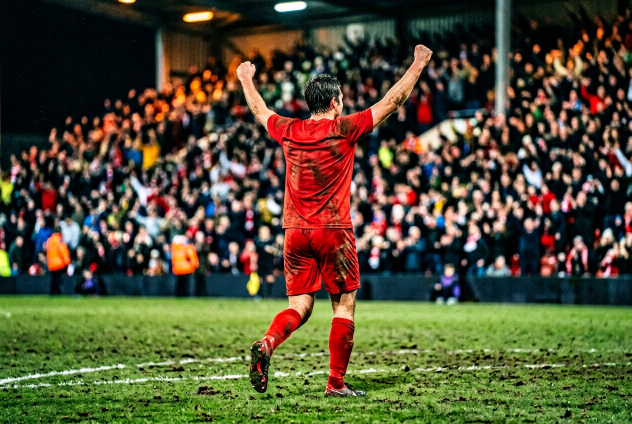
#> input picture assets/samples/football_night.jpg, 1264 x 848 px (shown at 1/2 size); its folder holds only this picture in this run
$ python -i faces.py   (imports and definitions only)   (older library calls are emulated)
#> lines starting #> are read from the running program, lines starting #| are printed output that depends on the picture
### src/kestrel/color.py
"""Colour science used across Kestrel.

Design rules
------------
* All rendering maths happens in linear light, in the working space declared by
  the image (sRGB primaries assumed for display data; RAW decoding supplies
  camera-native linear data which is converted to sRGB primaries up front).
* Lightroom-facing numbers are expressed in Lightroom's own slider units so that a
  generated edit can be written back as *native, editable develop settings*.
* Nothing here is a "look" LUT — every transform is parameterised and explainable.
"""
from __future__ import annotations

import math
from typing import Iterable, List, Sequence, Tuple

import numpy as np

# ---------------------------------------------------------------------------- primaries
SRGB_TO_XYZ = np.array([[0.4124564, 0.3575761, 0.1804375],
                        [0.2126729, 0.7151522, 0.0721750],
                        [0.0193339, 0.1191920, 0.9503041]], dtype=np.float64)
XYZ_TO_SRGB = np.linalg.inv(SRGB_TO_XYZ)
_S2X32 = SRGB_TO_XYZ.astype(np.float32)
_X2S32 = XYZ_TO_SRGB.astype(np.float32)
D65_XY = (0.3127, 0.3290)
D65_WHITE = np.array([0.95047, 1.0, 1.08883])

BRADFORD = np.array([[0.8951, 0.2664, -0.1614],
                     [-0.7502, 1.7135, 0.0367],
                     [0.0389, -0.0685, 1.0296]], dtype=np.float64)
BRADFORD_INV = np.linalg.inv(BRADFORD)

# Rec.709 luma weights (identical to sRGB primaries)
LUMA = np.array([0.2126, 0.7152, 0.0722], dtype=np.float64)


# ---------------------------------------------------------------------------- transfer fn
# [12 lines left out: functions srgb_to_linear, linear_to_srgb, not called in this run]


def luma_linear(rgb: np.ndarray) -> np.ndarray:
    return (rgb[..., 0] * LUMA[0] + rgb[..., 1] * LUMA[1] + rgb[..., 2] * LUMA[2])


def luma_display(rgb: np.ndarray) -> np.ndarray:
    return (rgb[..., 0] * 0.299 + rgb[..., 1] * 0.587 + rgb[..., 2] * 0.114)


# ---------------------------------------------------------------------------- CIELAB
def _f(t: np.ndarray) -> np.ndarray:
    d = 6 / 29
    return np.where(t > d ** 3, np.cbrt(t), t / (3 * d * d) + 4 / 29).astype(np.float32)


# [9 lines left out: function rgb_to_lab, not called in this run]


def _W32_arr() -> np.ndarray:
    return np.array([0.95047, 1.0, 1.08883], dtype=np.float32)


# [11 lines left out: function lab_to_rgb, not called in this run]


def delta_e76(lab1: np.ndarray, lab2: np.ndarray) -> np.ndarray:
    return np.sqrt(((lab1 - lab2) ** 2).sum(axis=-1))


def chroma(lab: np.ndarray) -> np.ndarray:
    return np.sqrt(lab[..., 1] ** 2 + lab[..., 2] ** 2)


def hue_angle(lab: np.ndarray) -> np.ndarray:
    return np.degrees(np.arctan2(lab[..., 2], lab[..., 1])) % 360


# ---------------------------------------------------------------------------- white points
# [22 lines left out: function kelvin_to_xy, not called in this run]


def xy_to_uv(x: float, y: float) -> Tuple[float, float]:
    d = (-2 * x + 12 * y + 3)
    return (4 * x / d, 6 * y / d)


# [226 lines left out: functions xy_to_cct_tint, adapt_matrix, wb_matrix, apply_wb, estimate_illuminant, neutral_samples and 6 more, not called in this run]


# ---------------------------------------------------------------------------- skin
# Classic YCbCr skin locus, tightened for Caucasian through deep skin tones.
SKIN_CB = (105.0, 18.0)
SKIN_CR = (152.0, 16.0)


# [22 lines left out: functions rgb_to_ycbcr, skin_prior, guide_weight, not called in this run]

### src/kestrel/analysis/faces.py
"""Face detection with graceful, honest backend selection.

Backends, in priority order:
 1. YuNet (CNN, CV DNN) — used when ``models/face_detection_yunet_2023mar.onnx`` exists.
 2. Haar cascade — bundled with OpenCV, always available.
 3. Licence-plate-less fallback: skin-locus connected components (low confidence).

The detector used is reported to the UI so results are never misrepresented.
"""
from __future__ import annotations

import logging
from dataclasses import dataclass
from pathlib import Path
from typing import List, Optional, Tuple

import cv2
import numpy as np

from .. import color
from ..models import FaceBox

log = logging.getLogger("kestrel.faces")


class FaceDetector:
    def __init__(self, model_dir: Optional[Path] = None):
        self.backend = "none"
        self._yunet = None
        self._haar_front = None
        self._haar_profile = None
        self._load(model_dir)

    # ------------------------------------------------------------------ setup
    def _load(self, model_dir: Optional[Path]) -> None:
        if model_dir:
            path = Path(model_dir) / "face_detection_yunet_2023mar.onnx"
            if path.exists() and hasattr(cv2, "FaceDetectorYN"):
                try:
                    self._yunet = cv2.FaceDetectorYN.create(
                        str(path), "", (320, 320), score_threshold=0.6, nms_threshold=0.3, top_k=64)
                    self.backend = "yunet-cnn"
                except Exception as exc:  # pragma: no cover
                    log.warning("YuNet unavailable: %s", exc)
        if self._yunet is None:
            try:
                base = Path(cv2.data.haarcascades)
                self._haar_front = cv2.CascadeClassifier(str(base / "haarcascade_frontalface_default.xml"))
                self._haar_profile = cv2.CascadeClassifier(str(base / "haarcascade_profileface.xml"))
                if not self._haar_front.empty():
                    self.backend = "haar-cascade"
            except Exception as exc:  # pragma: no cover
                log.warning("Haar cascades unavailable: %s", exc)

    # ------------------------------------------------------------------ detect
    def detect(self, rgb: np.ndarray, max_side: int = 1280) -> List[FaceBox]:
        h, w = rgb.shape[:2]
        scale = min(1.0, max_side / max(h, w))
        small = rgb if scale == 1.0 else cv2.resize(rgb, (int(w * scale), int(h * scale)),
                                                    interpolation=cv2.INTER_AREA)
        boxes = self._detect_yunet(small) if self._yunet is not None else self._detect_haar(small)
        faces: List[FaceBox] = []
        for (x, y, bw, bh, conf) in boxes:
            x, y, bw, bh = [v / (scale if scale else 1.0) for v in (x, y, bw, bh)]
            # A tiny region can't be a usable face; skip slivers that only add noise.
            if bw < 0.012 * w or bh < 0.012 * h:
                continue
            face = FaceBox(x=float(x / w), y=float(y / h), w=float(bw / w), h=float(bh / h),
                           confidence=float(conf))
            self._refine(rgb, face)
            faces.append(face)
        faces = _nms(faces)
        faces = [f for f in faces if f.skin_ratio > 0.045 or f.confidence > 0.9]
        faces.sort(key=lambda f: f.area, reverse=True)
        return faces[:24]

    # [14 lines left out: function _detect_yunet, not called in this run]

    def _detect_haar(self, img: np.ndarray) -> List[Tuple[float, float, float, float, float]]:
        gray = (color.luma_display(img) * 255).astype(np.uint8)
        gray = cv2.equalizeHist(gray)
        out: List[Tuple[float, float, float, float, float]] = []
        if self._haar_front is not None and not self._haar_front.empty():
            dets = self._haar_front.detectMultiScale(gray, scaleFactor=1.08, minNeighbors=5,
                                                     minSize=(28, 28), maxSize=(700, 700))
            for (x, y, bw, bh) in dets:
                out.append((float(x), float(y), float(bw), float(bh), 0.82))
        if self._haar_profile is not None and not self._haar_profile.empty():
            dets = self._haar_profile.detectMultiScale(gray, scaleFactor=1.1, minNeighbors=6,
                                                       minSize=(32, 32), maxSize=(700, 700))
            for (x, y, bw, bh) in dets:
                out.append((float(x), float(y), float(bw), float(bh), 0.55))
        return out

    # [25 lines left out: function _refine, not called in this run]


def _nms(faces: List[FaceBox], iou_thresh: float = 0.35) -> List[FaceBox]:
    # [9 lines left out: function iou, not called in this run]

    kept: List[FaceBox] = []
    for f in sorted(faces, key=lambda z: z.confidence * z.area, reverse=True):
        if any(iou(f, k) > iou_thresh for k in kept):
            continue
        kept.append(f)
    return kept


# [26 lines left out: functions face_soft_mask, skin_soft_mask, not called in this run]

>>> import cv2
>>> picture = cv2.imread('../../../assets/samples/football_night.jpg')
#> picture is the input picture: shape (848, 1264, 3); mean B, G, R 52.7, 79.3, 83.7
>>> result = FaceDetector().detect(picture)
#> in luma_display, `return (rgb[..., 0] * 0.299 + rgb[..., 1] * 0.587 + rgb[..., 2] * 0.114)`:
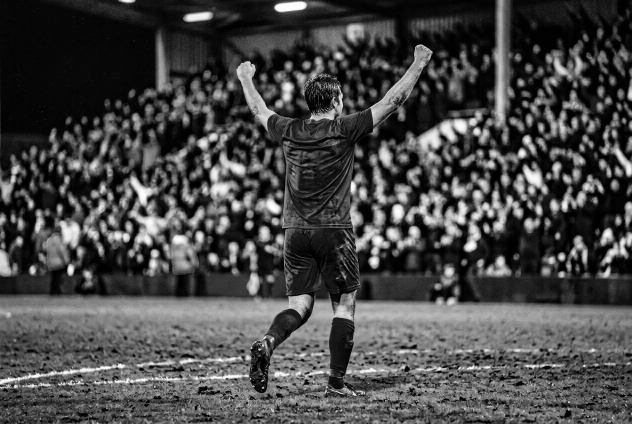
#> returned value: shape (848, 1264) float64 (shown at 1/2 size); min 0, max 255, mean 71.8
#> in _detect_haar, `gray = (color.luma_display(img) * 255).astype(np.uint8)`:
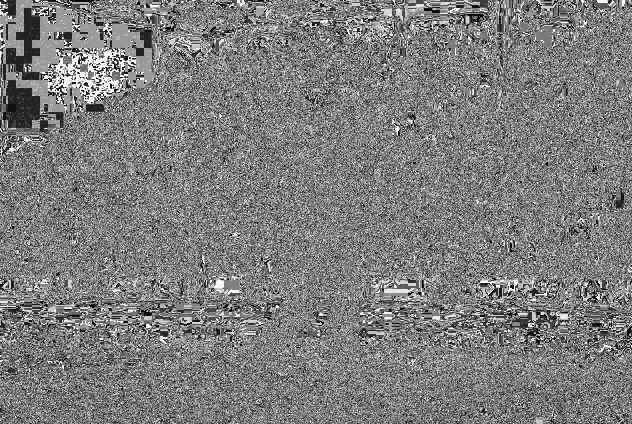
#> gray: shape (848, 1264) (shown at 1/2 size); min 0, max 255, mean 125.3
#> in _detect_haar, `dets = self._haar_front.detectMultiScale(gray, scaleFactor=1.08, minNe..`: dets = ()
#> after the loop in _detect_haar, `for (x, y, bw, bh) in dets:`: out = []
#> result = []
